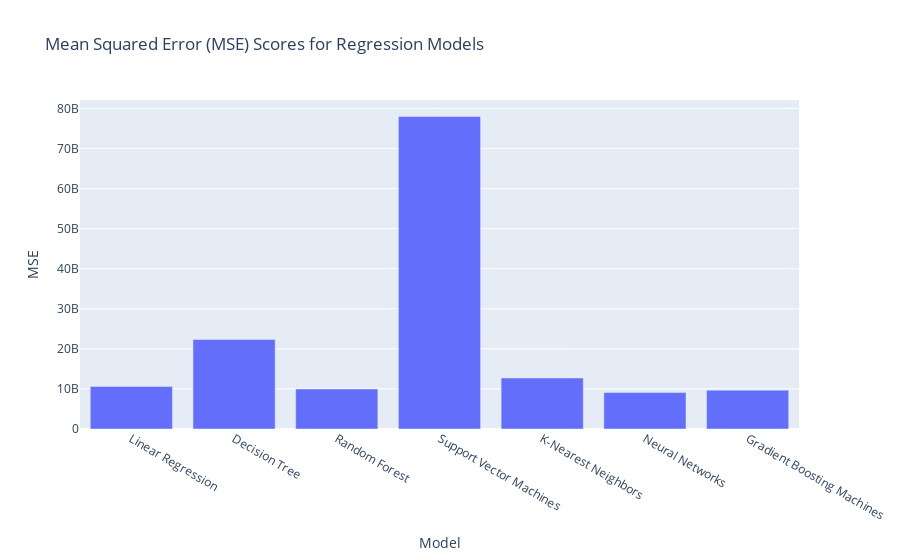
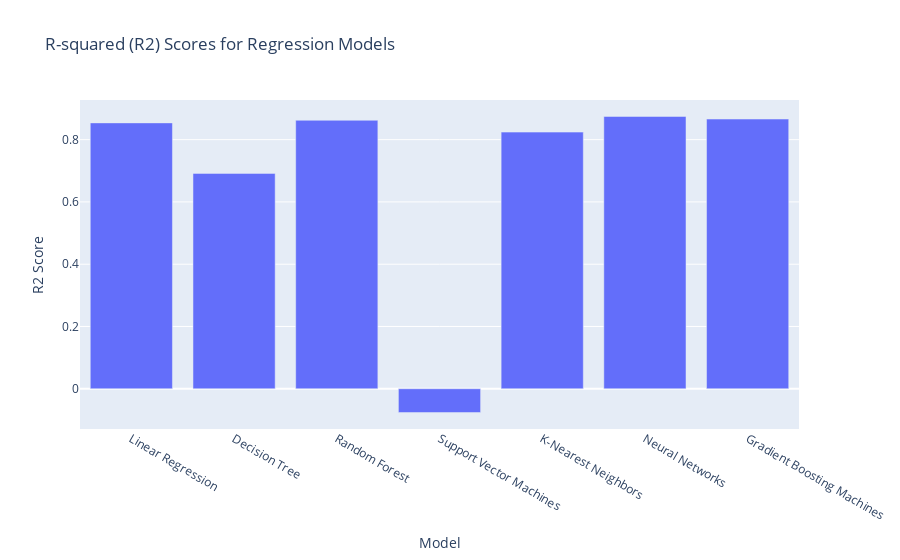

Source (notebook cell) for these figures, in order:
### Code cell
import plotly.graph_objects as go

# Define the model names and corresponding scores
model_names = ['Linear Regression', 'Decision Tree', 'Random Forest', 'Support Vector Machines', 
               'K-Nearest Neighbors', 'Neural Networks', 'Gradient Boosting Machines']
mse_scores = [mean_squared_error(y_test, lr_y_pred), mean_squared_error(y_test, dt_y_pred),
              mean_squared_error(y_test, rf_y_pred), mean_squared_error(y_test, svm_y_pred),
              mean_squared_error(y_test, knn_y_pred), mean_squared_error(y_test, y_pred),
              mean_squared_error(y_test, gbm_y_pred)]
r2_scores = [r2_score(y_test, lr_y_pred), r2_score(y_test, dt_y_pred), r2_score(y_test, rf_y_pred),
             r2_score(y_test, svm_y_pred), r2_score(y_test, knn_y_pred), r2_score(y_test, y_pred),
             r2_score(y_test, gbm_y_pred)]

# Create a bar chart for MSE scores
mse_fig = go.Figure(data=[
    go.Bar(name='MSE', x=model_names, y=mse_scores)
])
mse_fig.update_layout(title='Mean Squared Error (MSE) Scores for Regression Models',
                      xaxis_title='Model', yaxis_title='MSE')
mse_fig.show()

# Create a bar chart for R2 scores
r2_fig = go.Figure(data=[
    go.Bar(name='R2 Score', x=model_names, y=r2_scores)
])
r2_fig.update_layout(title='R-squared (R2) Scores for Regression Models',
                     xaxis_title='Model', yaxis_title='R2 Score')
r2_fig.show()

### Figure 1 — Plotly figure (JSON) as saved in the notebook; plotly's stock layout.template omitted (floating-point values rounded to 4 significant figures)
{"data": [{"name": "MSE", "type": "bar", "x": ["Linear Regression", "Decision Tree", "Random Forest", "Support Vector Machines", "K-Nearest Neighbors", "Neural Networks", "Gradient Boosting Machines"], "y": [10590000000.0, 22350000000.0, 9984000000.0, 78010000000.0, 12740000000.0, 9094000000.0, 9699000000.0]}], "layout": {"title": {"text": "Mean Squared Error (MSE) Scores for Regression Models"}, "xaxis": {"title": {"text": "Model"}}, "yaxis": {"title": {"text": "MSE"}}}}

### Figure 2 — Plotly figure (JSON) as saved in the notebook; plotly's stock layout.template omitted (floating-point values rounded to 4 significant figures)
{"data": [{"name": "R2 Score", "type": "bar", "x": ["Linear Regression", "Decision Tree", "Random Forest", "Support Vector Machines", "K-Nearest Neighbors", "Neural Networks", "Gradient Boosting Machines"], "y": [0.8539, 0.6917, 0.8622, -0.07641, 0.8242, 0.8745, 0.8662]}], "layout": {"title": {"text": "R-squared (R2) Scores for Regression Models"}, "xaxis": {"title": {"text": "Model"}}, "yaxis": {"title": {"text": "R2 Score"}}}}
